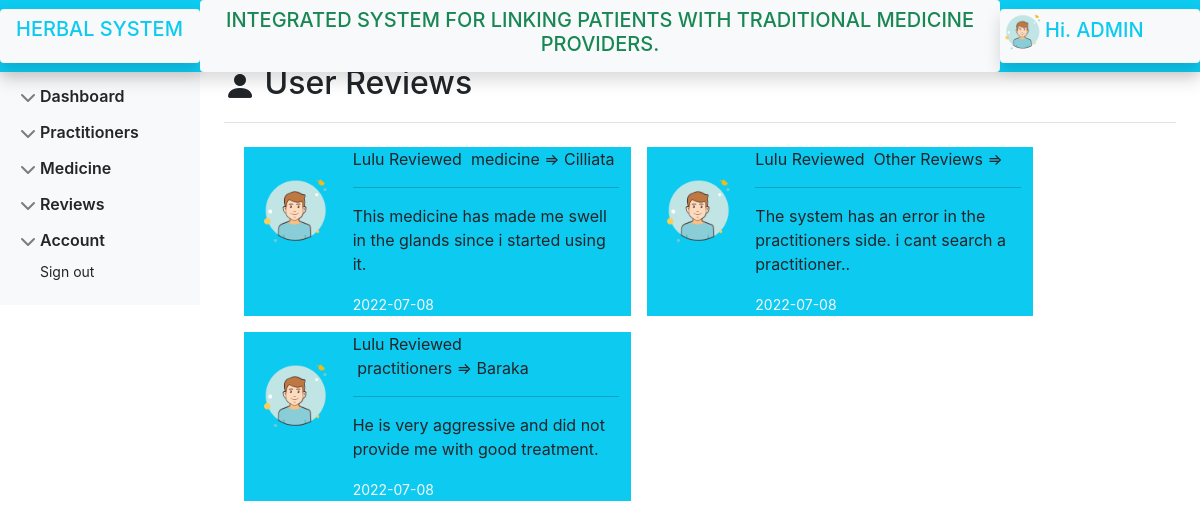
Page /admin/reviews.php (signed in) on the committed database.
### tables this page shows
CREATE TABLE `reviews` (
  `id` int(11) NOT NULL AUTO_INCREMENT,
  `username` varchar(60) NOT NULL,
  `review_type` varchar(60) NOT NULL,
  `medicine_name` varchar(40) NOT NULL,
  `practitioner_name` varchar(40) NOT NULL,
  `review_description` varchar(700) NOT NULL,
  `submitted_on` date NOT NULL DEFAULT current_timestamp(),
  PRIMARY KEY (`id`)
);

### admin/reviews.php (the view, shortened to what this page needs)
<?php include "../includes/database.php";?>
<!Doctype html>
<html lang="en">
<head>
    <link href="../../css/bootstrap.css" type="text/css" rel="stylesheet">
    <link href="../profile.css" type="text/css" rel="stylesheet">
    <link rel="stylesheet" href="https://cdn.jsdelivr.net/npm/bootstrap@5.1.3/dist/css/bootstrap.min.css"
>
    <link rel="stylesheet" href="https://cdn.jsdelivr.net/npm/bootstrap-icons@1.8.2/font/bootstrap-icons.css">
    <link href="https://cdnjs.cloudflare.com/ajax/libs/font-awesome/5.13.0/css/all.min.css" rel="stylesheet">
    <link rel="stylesheet" href="sidebar.css">
    <link rel="stylesheet" href="https://cdn.jsdelivr.net/npm/bootstrap-icons@1.8.2/font/bootstrap-icons.css">
    <link href="https://cdnjs.cloudflare.com/ajax/libs/font-awesome/5.13.0/css/all.min.css" rel="stylesheet">
</head>
<body>
    <?php include '../includes/adminheader.php';?>
    <div class="container-fluid ">
        <div class="row pt-4 ">
            <?php include '../includes/adminnav.php';?>
            <main class="col-md-9 ms-sm-auto col-lg-10 px-md-4 pt-4 ">
                <div
                    class="d-flex justify-content-between flex-wrap flex-md-nowrap align-items-center pt-3 pb-2 mb-3 border-bottom">
                    <h1 class="h2"><i class="bi bi-person-fill"></i> User Reviews</h1>
                </div>
                <div class="container-fluid">
                    <div class="row">
                        <div class="rounded">
                            <div class="row">
                                <?php
                                $sql = "SELECT * FROM `reviews`";
                                $query = mysqli_query($conn,$sql);
                                if($query){
                                    while( $row = mysqli_fetch_array($query) ){
                                        $username = $row['username'];
                                        $mname = $row['medicine_name'];
                                        $prname = $row['practitioner_name'];
                                        $desc = $row['review_description'];
                                        $date = $row['submitted_on'];
                                        $type = $row['review_type'];
                                        ?>
                                <div class="col-5 bg-info  m-2">
                                    <div class="row">
                                        <div class="col-3 mt-2">
                                            <img class="rounded-circle mt-3" src="../upload/user.png" alt="icon"
                                                width="80px" height="80px">
                                        </div>
                                        <div class="col-9">
                                            <span class="m-o p-o">
                                                <label for="name"><?php echo $username;?></label>&nbsp;Reviewed <label
                                                    for="">&nbsp;<?php echo $type;?>
                                                    <?php
                                                    if($type == 'medicine'){
                                                        echo '=> '.$mname;
                                                    }elseif($type){
                                                        echo '=> '.$prname;
                                                    }else{
                                                        echo '';
                                                    }
                                                ?>
                                                </label>
                                            </span>
                                            <hr class="mt-o pt-o">
                                            <p class="mt-o pt-o"><?php echo $desc;?></p>
                                            <small class="text-light"><?php echo $date;?></small>
                                        </div>
                                    </div>
                                </div>
                                <?php
                                    }  echo '<br>';
                                    }
                                    ?>
                            </div>
                        </div>
                    </div>
                </div>
            </main>
        </div>
    </div>
</body>
</html>

### admin/profile.css (style rules this page uses)
body { font-family: -apple-system, BlinkMacSystemFont, 'Segoe UI', Roboto, Oxygen, Ubuntu, Cantarell, 'Open Sans', 'Helvetica Neue', sans-serif; background-color: #f9f9fa }

### admin/sidebar.css (style rules this page uses)
body { font-family: -apple-system, BlinkMacSystemFont, 'Segoe UI', Roboto, Oxygen, Ubuntu, Cantarell, 'Open Sans', 'Helvetica Neue', sans-serif; min-height: 100vh; min-height: -webkit-fill-available; }
html { height: -webkit-fill-available; }
.bi { vertical-align: -.125em; pointer-events: none; fill: currentColor; }

### rows in the picture
reviews: username "Lulu", review_type "medicine", medicine_name "Cilliata", review_description "This medicine has made me swell in the glands since i started using it.", submitted_on "2022-07-08"
reviews: username "Lulu", review_type "Other Reviews", review_description "The system has an error in the practitioners side. i cant search a practitioner..", submitted_on "2022-07-08"
reviews: username "Lulu", review_type "practitioners", practitioner_name "Baraka", review_description "He is very aggressive and did not provide me with good treatment.", submitted_on "2022-07-08"

### other values in the picture
$admin "ADMIN"
